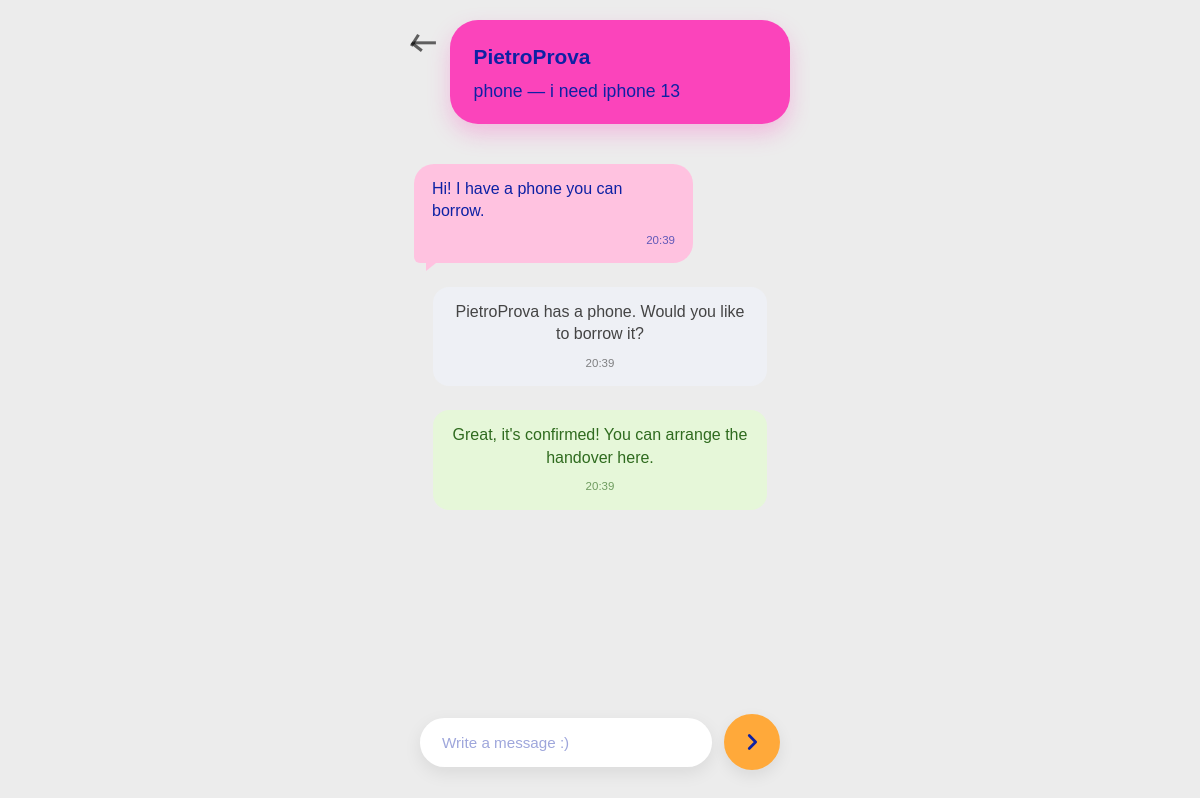
Page /chat/34 (signed in) on the committed database.
### tables this page shows
CREATE TABLE users (
                id INTEGER PRIMARY KEY AUTOINCREMENT,
                username TEXT UNIQUE NOT NULL,
                email TEXT UNIQUE,
                password TEXT NOT NULL,
                location TEXT,
                categories TEXT
            , photo TEXT, latitude REAL, longitude REAL, onboarding_seen INTEGER DEFAULT 0);

CREATE TABLE items (
            id INTEGER PRIMARY KEY AUTOINCREMENT,
            name TEXT NOT NULL,
            description TEXT,
            owner_id INTEGER NOT NULL,
            status TEXT DEFAULT 'available',
            keywords TEXT, category TEXT, photo TEXT,
            FOREIGN KEY (owner_id) REFERENCES "users_old" (id)
        );

CREATE TABLE messages (
            id INTEGER PRIMARY KEY AUTOINCREMENT,
            request_id INTEGER NOT NULL,
            sender_id INTEGER NOT NULL,
            content TEXT NOT NULL,
            created_at TIMESTAMP DEFAULT CURRENT_TIMESTAMP, message_type TEXT DEFAULT 'text', resolved INTEGER DEFAULT 0, is_read INTEGER DEFAULT 0,
            FOREIGN KEY (request_id) REFERENCES requests (id),
            FOREIGN KEY (sender_id) REFERENCES "users_old" (id)
        );

### app.py (the view)
@app.route('/chat/<int:request_id>')
def chat(request_id):
    if 'user_id' not in session:
        return redirect(url_for('login'))
    conn = get_db_connection()
    cursor = conn.cursor()
    cursor.execute('''
        SELECT r.*, i.name as item_name, i.photo as item_photo, i.description as item_description,
               i.owner_id, i.status as item_status,
               (SELECT username FROM users WHERE id = i.owner_id) as requester_name,
               (SELECT username FROM users WHERE id = r.borrower_id) as borrower_name
        FROM requests r
        JOIN items i ON r.item_id = i.id
        WHERE r.id = ?
    ''', (request_id,))
    request_data = cursor.fetchone()
    if not request_data or (request_data['owner_id'] != session['user_id'] and
                           request_data['borrower_id'] != session['user_id']):
        conn.close()
        return "Unauthorized", 403
    is_owner = request_data['owner_id'] == session['user_id']
    if is_owner:
        chat_partner = request_data['borrower_name']
    else:
        chat_partner = request_data['requester_name']
    cursor.execute('''
        SELECT m.*, u.username as sender_name
        FROM messages m
        JOIN users u ON m.sender_id = u.id
        WHERE m.request_id = ?
        ORDER BY m.created_at ASC
    ''', (request_id,))
    messages = []
    for row in cursor.fetchall():
        msg = dict(row)
        msg['created_at'] = format_message_time(row['created_at'])
        messages.append(msg)
    conn.close()
    return render_template('chat.html',
                         chat_request=request_data,
                         chat_partner=chat_partner,
                         messages=messages,
                         request_id=request_id,
                         is_owner=is_owner)

### app.py (called while the page is built)
@app.url_defaults
def add_static_file_version(endpoint, values):
    if endpoint != 'static' or 'filename' not in values:
        return
    filepath = os.path.join(app.static_folder, values['filename'])
    if os.path.exists(filepath):
        values['v'] = int(os.path.getmtime(filepath))

def get_db_connection():
    conn = sqlite3.connect(DATABASE)
    conn.row_factory = sqlite3.Row
    conn.create_function('distance_km', 4, haversine_km)
    return conn

@app.context_processor
def inject_current_user_photo():
    if 'user_id' not in session:
        return {'current_user_photo': None}
    conn = get_db_connection()
    cursor = conn.cursor()
    cursor.execute('SELECT photo FROM users WHERE id = ?', (session['user_id'],))
    row = cursor.fetchone()
    conn.close()
    return {'current_user_photo': row['photo'] if row else None}

@app.context_processor
def inject_unread_messages():
    if 'user_id' not in session:
        return {'has_unread_messages': False}
    conn = get_db_connection()
    cursor = conn.cursor()
    cursor.execute('''
        SELECT 1
        FROM messages m
        JOIN requests r ON m.request_id = r.id
        JOIN items i ON r.item_id = i.id
        WHERE (i.owner_id = ? OR r.borrower_id = ?)
          AND m.sender_id != ?
          AND m.is_read = 0
        LIMIT 1
    ''', (session['user_id'], session['user_id'], session['user_id']))
    row = cursor.fetchone()
    conn.close()
    return {'has_unread_messages': row is not None}

def format_message_time(value):
    if not value:
        return ''
    try:
        ts = datetime.strptime(value, '%Y-%m-%d %H:%M:%S')
    except (TypeError, ValueError):
        return value
    return ts.strftime('%H:%M')

### templates/chat.html (shortened to what this page needs)
<!DOCTYPE html>
<html lang="en">
<head>
    <link rel="stylesheet" href="{{ url_for('static', filename='style.css') }}">
</head>
<body class="chat-page">
    <div class="container">
        <header class="chat-header">
            <a href="{{ url_for('chat_index') }}" class="chat-back" aria-label="Back"><span class="icon icon-back" aria-hidden="true"></span></a>
            <section class="chat-card-summary">
                <div class="chat-summary-name">{{ chat_partner }}</div>
                <p class="chat-summary-text">{{ chat_request.item_name }}{% if chat_request.item_description %} &mdash; {{ chat_request.item_description }}{% endif %}</p>
            </section>
        </header>
        <main>
            <div class="chat-messages">
                {% if messages %}
                    {% for msg in messages %}
                    {% if msg.message_type and msg.message_type != 'text' %}
                    <div class="message system-message system-{{ msg.message_type }}">
                        <div class="message-body">
                            <p class="message-content">{{ msg.content }}</p>
                            <span class="timestamp">{{ msg.created_at }}</span>
                        </div>
                    </div>
                    {% else %}
                    <div class="message {% if msg.sender_id == session['user_id'] %}own{% else %}other{% endif %}">
                        <div class="message-body">
                            <p class="message-content">{{ msg.content }}</p>
                            <span class="timestamp">{{ msg.created_at }}</span>
                        </div>
                    </div>
                    {% endif %}
                    {% endfor %}
                {% else %}
                    <p class="no-messages">No messages yet. Start the conversation!</p>
                {% endif %}
            </div>
            {% if chat_request.status == 'accepted' %}
            <form method="POST" action="{{ url_for('send_message', request_id=request_id) }}" class="chat-form">
                <input type="text" name="message" placeholder="Write a message :)" required>
                <button type="submit" class="chat-send-btn" aria-label="Send message">
                    <svg class="chat-send-icon" viewBox="0 0 24 24" aria-hidden="true" xmlns="http://www.w3.org/2000/svg">
                        <polyline points="9 5 16 12 9 19" />
                    </svg>
                </button>
            </form>
            {% elif chat_request.status == 'pending' %}
                {% if not is_owner %}
                <p class="chat-status-note">Waiting for the owner to accept your request&hellip;</p>
                {% endif %}
            {% elif chat_request.status == 'declined' %}
            <p class="chat-status-note">This request was declined.</p>
            {% endif %}
        </main>
    </div>
</body>
</html>

### rows in the picture
users: username "PietroProva"
items: item_name "phone", item_description "i need iphone 13"
messages: content "Hi! I have a phone you can borrow.", created_at "20:39"
messages: content "PietroProva has a phone. Would you like to borrow it?", created_at "20:39"
messages: content "Great, it's confirmed! You can arrange the handover here.", created_at "20:39"
